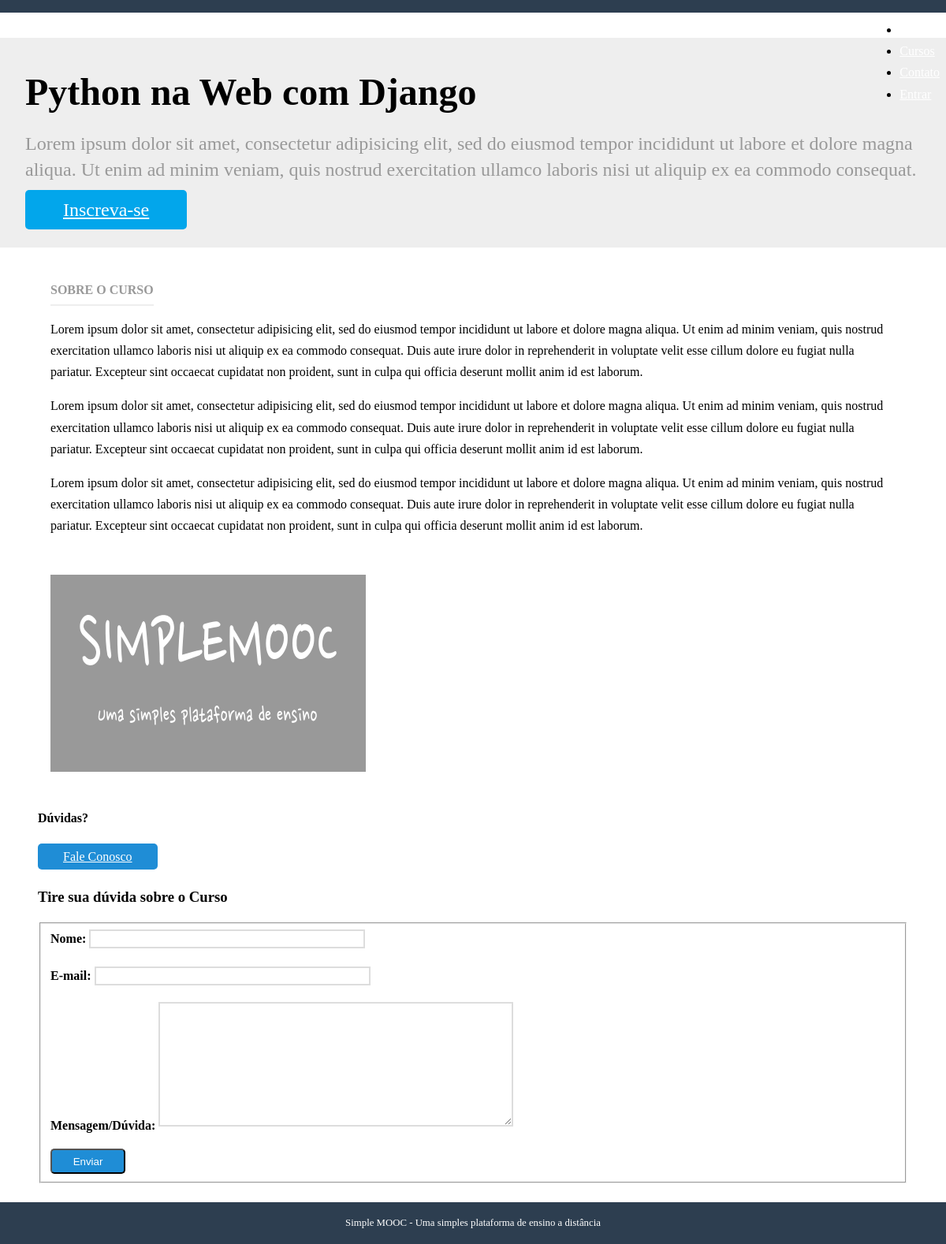
The app's page /cursos/python-na-web-com-django with its own data.
### simplemooc/courses/models.py (models this page shows, shortened)
class Course(models.Model):
	name = models.CharField('Nome', max_length=100)
	slug = models.SlugField('Atalho')
	description = models.TextField('Descrição Simples', blank=True)
	about = models.TextField('Sobre o curso', blank=True)
	start_date = models.DateField(
		'Data de Início', null=True, blank=True
	)
	image = models.ImageField(
		upload_to='courses/images', verbose_name='Imagem', null=True, blank=True
	)
	created_at = models.DateTimeField('Criado em', auto_now_add=True)
	updated_at = models.DateTimeField('Atualizado em', auto_now=True)
	objects =  CourseManager()
	def __str__(self):
		return self.name
	class Meta:
		verbose_name = 'Curso'
		verbose_name_plural = 'Cursos'
		ordering = ['name']

### simplemooc/courses/views.py (the view)
# urls.py: url(r'^(?P<slug>[\w_-]+)$', 'details', name='details'),
def details(resquest, slug):
	course = get_object_or_404(Course, slug=slug)
	context = {}
	if resquest.method == 'POST':
		form = ContactCourse(resquest.POST)
		if form.is_valid():
			context['is_valid'] = True
			form.send_mail(course)
			form = ContactCourse()
	else:
		form = ContactCourse()
	context['form'] = form
	context['course'] = course
	template_name = 'courses/details.html'
	return render(resquest, template_name, context)

### simplemooc/courses/forms.py (shortened to what this page needs)
class ContactCourse(forms.Form):
    name = forms.CharField(label='Nome', max_length=100)
    email = forms.EmailField(label='E-mail')
    message = forms.CharField(
        label='Mensagem/Dúvida', widget=forms.Textarea
    )

### simplemooc/courses/templates/courses/details.html (shortened to what this page needs)
{% extends "base.html" %}
{% load static %}
{% block content %}
    <div class="splash">
        <div class="pure-g-r">
            <div class="pure-u-1">
                <div class="l-box splash-text">
                    <h1 class="splash-head">
                        {{ course }}
                    </h1>
                    <h2 class="splash-subhead">
                        {{ course.description }}
                    </h2>
                    <p>
                        <a href="{% url 'courses:enrollment' course.slug %}" class="pure-button primary-button">Inscreva-se</a>
                    </p>
                </div>
            </div>
        </div>
    </div>
    <div class="pure-g-r content-ribbon">
        <div class="pure-u-2-3">
            <div class="l-box">
                <h4 class="content-subhead">Sobre o Curso</h4>
                {{ course.about|linebreaks }}
            </div>
        </div>
        <div class="pure-u-1-3">
            <div class="l-box">
                {% if course.image %}
                    <img src="{{ course.image.url }}" alt="{{ course }}" />
                {% else %}
                    <img src="{% static 'img/course-image.png' %}" alt="{{ course }}" />
                {% endif %}
            </div>
            <h4>Dúvidas?</h4>
            <p>
                <a href="#contato" title="" class="pure-button">Fale Conosco</a>
            </p>
        </div>
    </div>
    <div class="pure-g-r content-ribbon" id="contato">
        <div class="pure-u-1">
            <h3>Tire sua dúvida sobre o Curso</h3>
            <form action="#contato" class="pure-form pure-form-aligned" method="post">
                <fieldset>
                    {% for field in form %}
                        <div class="pure-control-group">
                            {{ field.label_tag }}
                            {{ field }}
                        </div>
                    {% endfor %}
                    <div class="pure-controls">
                        <button type="submit" class="pure-button pure-button-primary">Enviar</button>
                    </div>
                </fieldset>
            </form>
        </div>
    </div>
{% endblock %}

### simplemooc/core/static/css/styles.css (style rules this page uses)
* { -webkit-box-sizing: border-box; -moz-box-sizing: border-box; box-sizing: border-box; }
body { margin: 0 auto; line-height: 1.7em; }
a { color: #3b8bba; }
.l-box { padding: 1em; }
body .primary-button { background: #02a6eb; color: #fff; }
.splash { margin: 0 auto; padding: 1.5em 1em 0; background: #eee; }
.splash .splash-head { font-size: 300%; margin: 0em 0; line-height: 1.2em; }
.splash .splash-subhead { color: #999; font-weight: 300; line-height: 1.4em; }
.splash .primary-button { font-size: 150%; }
.content .content-subhead { color: #999; padding-bottom: 0.3em; text-transform: uppercase; margin: 0; border-bottom: 2px solid #eee; display: inline-block; }
.content .content-ribbon { margin: 1.5em 3em; }
.pure-form label { margin: 1em 0 0; font-weight: bold; font-size: 100%; }
.pure-form input[type], .pure-form textarea, .pure-form select { border: 2px solid #ddd; box-shadow: none; font-size: 100%; width: 100%; max-width: 350px; margin-bottom: 0.3em; }
.pure-form textarea { max-width: 450px; }
.pure-form .pure-control-group { margin-bottom: 1em; }
.pure-button { background-color: #1f8dd6; color: white; padding: 0.5em 2em; border-radius: 5px; }

### records on screen
Course: name "Python na Web com Django", description "Lorem ipsum dolor sit amet, consectetur adipisicing elit, sed do eiusmod tempor incididunt ut labore et dolore magna aliqua. Ut enim ad minim veniam, quis nostrud exercitation ullamco laboris nisi ut aliquip ex ea commodo consequat.", about "Lorem ipsum dolor sit amet, consectetur adipisicing elit, sed do eiusmod tempor incididunt ut labore et dolore magna aliqua. Ut enim ad minim veniam, quis nostrud exercitation ullamco laboris nisi ut aliquip ex ea commodo consequat. Duis aute irure dolor in reprehenderit in voluptate velit esse cillum dolore eu fugiat nulla pariatur. Excepteur sint occaecat cupidatat non proident, sunt in culpa qui officia deserunt mollit anim id est laborum. Lorem ipsum dolor sit amet, consectetur adipisicing elit, sed do eiusmod tempor incididunt ut labore et dolore magna aliqua. Ut enim ad minim veniam, quis nostrud exercitation ullamco laboris nisi ut aliquip ex ea commodo consequat. Duis aute irure…"

### other values on screen
{{ field.label_tag }} "Nome:" "E-mail:" "Mensagem/Dúvida:"
